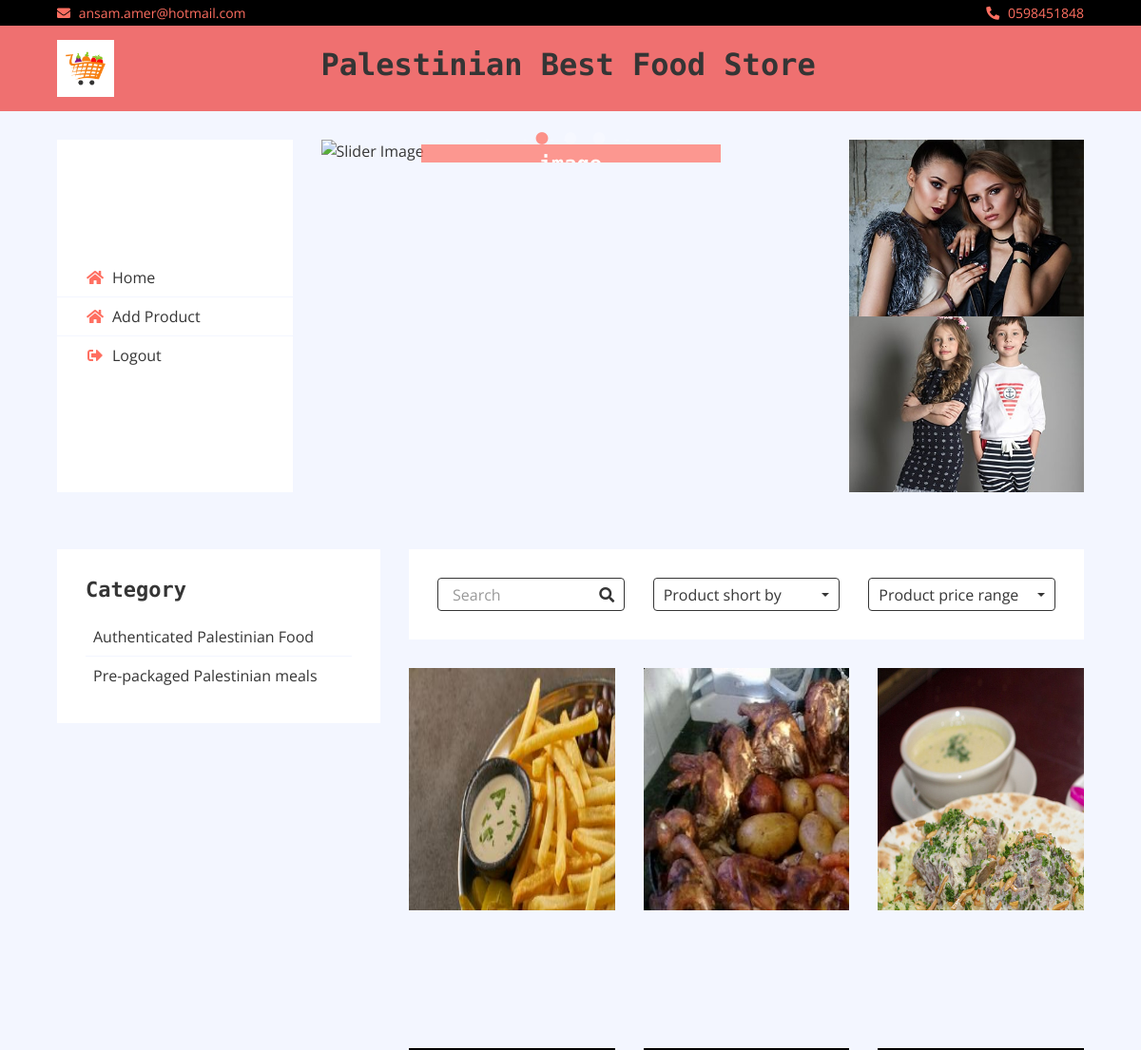
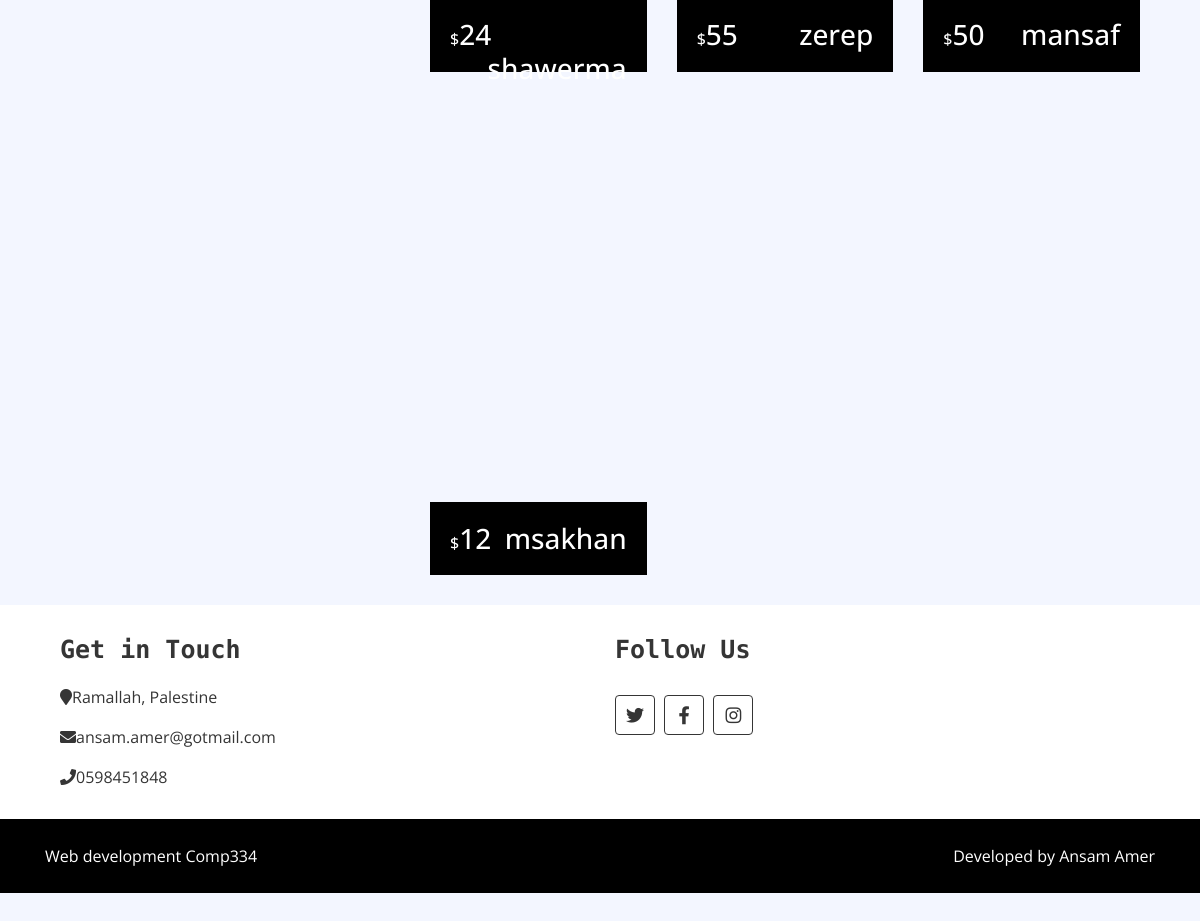
The app's page /admin/home.php (signed in) with its own data (2 pictures, top to bottom).
### tables this page shows
CREATE TABLE `products` (
  `productName` varchar(100) DEFAULT NULL,
  `productId` int(100) NOT NULL,
  `productType` varchar(100) DEFAULT NULL,
  `productPrice` int(100) NOT NULL,
  `productSize` varchar(100) DEFAULT NULL,
  `productDescription` varchar(500) NOT NULL,
  `productImage1` blob NOT NULL,
  `productImage2` blob NOT NULL,
  `productImage3` blob NOT NULL,
  `userName` varchar(100) NOT NULL
);

### admin/home.php (called while the page is built, shortened)
<?php
    include 'init.php';
    include $tpl . 'header.php';
    include $tpl . 'homeNavbar.php';
    include $tpl . 'productView.php';
    include $tpl . 'footer.php';
?>

### admin/init.php (called while the page is built, shortened)
<?php
    include 'connect.php';
    include 'includes/functions/systemFunctions.php';
    $css = 'layout/css/';
    $img = 'layout/img/';
    $lib_slick = 'layout/lib/slick/';

### admin/includes/functions/systemFunctions.php (called while the page is built, shortened)
<?php
        function viewProducts(){
                global $con;
                $stmt = $con->prepare("SELECT * FROM products");
                $stmt->execute(array());
               return $stmt->fetchAll(\PDO::FETCH_ASSOC);
        }
?>

### admin/includes/templates/productView.php (the view, shortened to what this page needs)
<?php
    if(isset($_SESSION['Username'])){
        $result = viewProducts();
    }else{
        header('location: index.php');
        exit();
    }
?>
    <div class="product-view">
        <div class="container-fluid">
            <div class="row">
                <div class="col-lg-4 sidebar">
                    <div class="sidebar-widget category">
                        <h2 class="title">Category</h2>
                        <nav class="navbar bg-light">
                            <ul class="navbar-nav">
                                <li class="nav-item">
                                    <a class="nav-link" href="#"><i></i>Authenticated Palestinian Food</a>
                                </li>
                                <li class="nav-item">
                                    <a class="nav-link" href="#"><i></i>Pre-packaged Palestinian meals</a>
                                </li>
                            </ul>
                        </nav>
                    </div>
                </div>
                <div class="col-lg-8">
                    <div class="row">
                        <div class="col-md-12">
                            <div class="product-view-top">
                                <div class="row">
                                    <div class="col-md-4">
                                        <div class="product-search">
                                            <input type="email" value="Search">
                                            <button><i class="fa fa-search"></i></button>
                                        </div>
                                    </div>
                                    <div class="col-md-4">
                                        <div class="product-short">
                                            <div class="dropdown">
                                                <div class="dropdown-toggle" data-toggle="dropdown">Product short by
                                                </div>
                                            </div>
                                        </div>
                                    </div>
                                    <div class="col-md-4">
                                        <div class="product-price-range">
                                            <div class="dropdown">
                                                <div class="dropdown-toggle" data-toggle="dropdown">Product price range
                                                </div>
                                            </div>
                                        </div>
                                    </div>
                                </div>
                            </div>
                        </div>
                    <?php
                        foreach($result as $row):
                    ?>
                            <div class="col-md-4">
                                <div class="product-item">
                                    <div class="header-slider normal-slider">
                                        <div class="header-slider-item">
                                            <a href="<?php echo  'productDetails.php' . '?id=' . $row['productId']; ?>"><img src="<?php echo $img . $row['productImage1']; ?>" alt="Slider Image"  width="400" height="400"/></a>
                                        </div>
                                    </div>
                                    <div class="product-price">
                                        <h3><span>$</span><?php echo $row['productPrice']; ?></h3>
                                        <h3 style="float:right"><?php echo $row['productName']; ?></h3>
                                    </div>
                                </div>
                            </div>
                    <?php
                        endforeach;
                    ?>
                </div>
            </div>
        </div>
    </div>

### admin/includes/templates/header.php (shortened to what this page needs)
<!DOCTYPE html>
<html lang="en">
<head>
    <link href="https://stackpath.bootstrapcdn.com/bootstrap/4.4.1/css/bootstrap.min.css" rel="stylesheet">
    <link href="https://cdnjs.cloudflare.com/ajax/libs/font-awesome/5.10.0/css/all.min.css" rel="stylesheet">
    <link href="<?php echo $lib_slick;?>slick.css" rel="stylesheet">
    <link href="<?php echo $lib_slick;?>slick-theme.css" rel="stylesheet">
    <link href="<?php echo $css;?>style.css" rel="stylesheet">
</head>
<body>
    <div class="top-bar">
        <div class="container-fluid">
            <div class="row">
                <div class="col-sm-6">
                    <i class="fa fa-envelope"></i>
                    ansam.amer@hotmail.com
                </div>
                <div class="col-sm-6">
                    <i class="fa fa-phone-alt"></i>
                    0598451848
                </div>
            </div>
        </div>
    </div>
    <div class="bottom-bar">
        <div class="container-fluid">
            <div class="row align-items-center">
                <div class="col-md-3">
                    <div class="logo">
                        <a href="index.php">
                            <img src="<?php echo $img; ?>logo.jpg" alt="Logo">
                        </a>
                    </div>
                </div>
                <div class="col-md-6">
                    <h2> Palestinian Best Food Store</h2>
                </div>
            </div>
        </div>
    </div>

### admin/includes/templates/homeNavbar.php (shortened to what this page needs)
<div class="header">
       <div class="container-fluid">
           <div class="row">
               <div class="col-md-3">
                   <nav class="navbar bg-light">
                       <ul class="navbar-nav">
                           <li class="nav-item">
                               <a class="nav-link" href="home.php"><i class="fa fa-home"></i>Home</a>
                           </li>
                           <li class="nav-item">
                               <a class="nav-link" href="addProduct.php"><i class="fa fa-home"></i>Add Product</a>
                           </li>
                           <li class="nav-item">
                               <a class="nav-link" href="logout.php"><i class="fa fa-sign-out-alt"></i>Logout</a>
                           </li>
                       </ul>
                   </nav>
               </div>
               <div class="col-md-6">
                   <div class="header-slider normal-slider">
                       <div class="header-slider-item">
                           <img src="<?php echo $img; ?>slider-1.jpg" alt="Slider Image" />
                           <div class="header-slider-caption">
                               <p>Some text goes here that describes the image</p>
                           </div>
                       </div>
                   </div>
               </div>
               <div class="col-md-3">
                   <div class="header-img">
                       <div class="img-item">
                           <img src="<?php echo $img; ?>category-1.jpg" />
                       </div>
                       <div class="img-item">
                           <img src="<?php echo $img; ?>category-2.jpg" />
                       </div>
                   </div>
               </div>
           </div>
       </div>
   </div>

### admin/includes/templates/footer.php (shortened to what this page needs)
    <div class="footer">
        <div class="container-fluid">
            <div class="row">
                <div class="col-md-6">
                    <div class="footer-widget">
                        <h2>Get in Touch</h2>
                        <div class="about-info">
                            <p><i class="fa fa-map-marker"></i>Ramallah, Palestine</p>
                            <p><i class="fa fa-envelope"></i>ansam.amer@gotmail.com</p>
                            <p><i class="fa fa-phone"></i>0598451848</p>
                        </div>
                    </div>
                </div>
                <div class="col-md-6">
                    <div class="footer-widget">
                        <h2>Follow Us</h2>
                        <div class="about-info">
                            <div class="social">
                                <a href="https://twitter.com/AnsamJo"><i class="fab fa-twitter"></i></a>
                                <a href="https://www.facebook.com/ansam.awadallah.3/"><i
                                        class="fab fa-facebook-f"></i></a>
                                <a href="https://www.instagram.com/ansam_jomaa/"><i class="fab fa-instagram"></i></a>
                            </div>
                        </div>
                    </div>
                </div>
            </div>
        </div>
    </div>
    <div class="footer-bottom">
        <div class="container">
            <div class="row">
                <div class="col-md-6 copyright">
                    <p> Web development Comp334</p>
                </div>
                <div class="col-md-6 template-by">
                    <p>Developed by Ansam Amer</p>
                </div>
            </div>
        </div>
    </div>
</body>

### records on screen
products: productImage1 (picture), productPrice "24", productName "shawerma"
products: productImage1 (picture), productPrice "55", productName "zerep"
products: productImage1 (picture), productPrice "50", productName "mansaf"
products: productImage1 (picture), productPrice "12", productName "msakhan"
